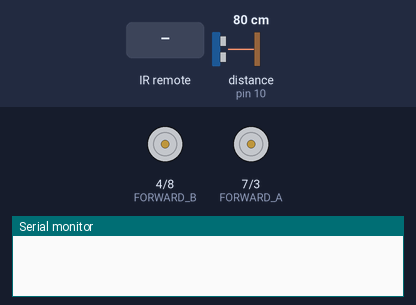
Bench run of a sketch on a simulated Arduino Uno, built with avr-gcc and run on an emulated ATmega328P. On the bench: motor-driver pin pairs drawn as motors (green arrow = first pin HIGH = forward, orange = second pin HIGH = backward, longer = more drive, scaled by the enable pin), the last lines printed to the serial monitor. Wiring (inferred from the names in the program): ultrasonic range finder: trigger pin 9; echo pin 10. Inputs (shaded band) come from the test bench; at power-on: distance to the obstacle (sensor on pin 10) 80 cm. The echo pulse lasts 58.3 µs per cm.

Above: at 1.2 s.
1.3 s: infrared code 0x00FF22DD received
2.8 s: infrared code 0x00FF9867 received
At 3.5 s:
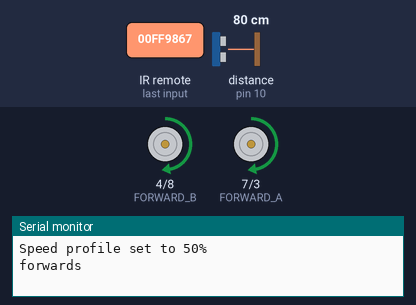
4.3 s: infrared code 0x00FF38C7 received
At 4.6 s:
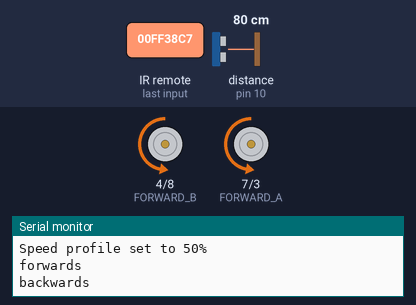
5.8 s: infrared code 0x00FF30CF received
At 7.0 s:
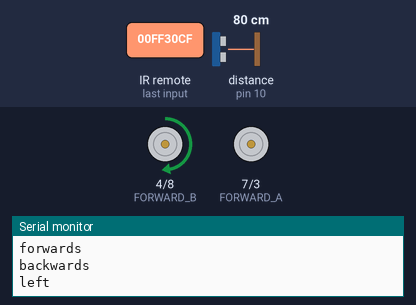
7.3 s: infrared code 0x00FF7A85 received
At 8.1 s:
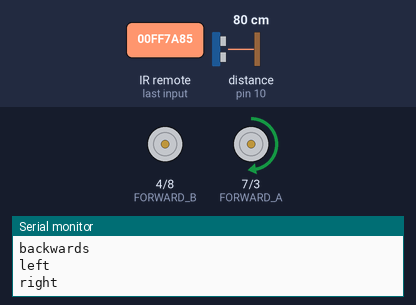
8.8 s: infrared code 0x00FF02FD received
At 9.3 s:
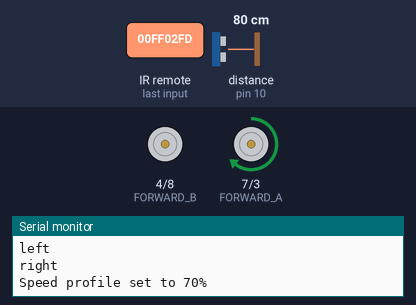
Timing chart, 0 to 11.3 s (numbered marks = the images above; inputs shaded):
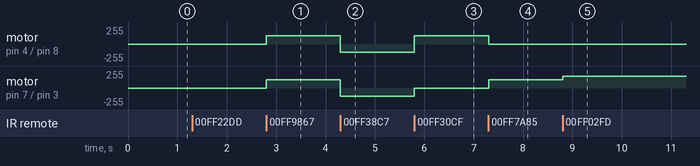

Measured:
- after the input at 2.8 s, motor on pin 4 (FORWARD_B) / pin 8 (BACKWARD_B), motor on pin 7 (FORWARD_A) / pin 3 (BACKWARD_A): stopped → forward 127/255 at once
- after the input at 4.3 s, motor on pin 4 (FORWARD_B) / pin 8 (BACKWARD_B), motor on pin 7 (FORWARD_A) / pin 3 (BACKWARD_A): forward 127/255 → backward 127/255 at once
- after the input at 5.8 s, motor on pin 4 (FORWARD_B) / pin 8 (BACKWARD_B): backward 127/255 → forward 127/255 at once; motor on pin 7 (FORWARD_A) / pin 3 (BACKWARD_A): backward 127/255 → stopped at once
- after the input at 7.3 s, motor on pin 4 (FORWARD_B) / pin 8 (BACKWARD_B): forward 127/255 → stopped at once; motor on pin 7 (FORWARD_A) / pin 3 (BACKWARD_A): stopped → forward 127/255 at once
- after the input at 8.8 s, motor on pin 7 (FORWARD_A) / pin 3 (BACKWARD_A): forward 127/255 → forward 178/255 at once

The sketch:

lab5.ino
```cpp
#include <Arduino_FreeRTOS.h>
#include <semphr.h>
#include <stdlib.h>
#include <IRremote.h>

#define POWER 0x00FF629D
#define A 0x00FF22DD
#define B 0x00FF02FD
#define C 0x00FFC23D
#define UP 0x00FF9867
#define DOWN 0x00FF38C7
#define LEFT 0x00FF30CF
#define RIGHT 0x00FF7A85
#define SELECT 0x00FF18E7

#define FORWARD_A 7
#define FORWARD_B 4
#define BACKWARD_A 3
#define BACKWARD_B 8
#define SPEED_A 5
#define SPEED_B 6

#define RECV_PIN 2

#define TRIG_PIN 9
#define ECHO_PIN 10

long duration;
int distance;

SemaphoreHandle_t mutex1 = NULL; //this semaphore protects the speedProfile common variable

IRrecv receiver(RECV_PIN);
decode_results results;

int speedProfile = 0;

void receiveSignal(){
  while(1){
    if (receiver.decode(&results)) {
      switch(results.value){
        case A:
          xSemaphoreTake(mutex1, portMAX_DELAY);
          speedProfile = 255*0.5;
          xSemaphoreGive(mutex1);
          Serial.println("Speed profile set to 50%");
          break;
        case B:
          xSemaphoreTake(mutex1, portMAX_DELAY);
          speedProfile = 255*0.7;
          xSemaphoreGive(mutex1);
          Serial.println("Speed profile set to 70%");
          break;
        case C:
          xSemaphoreTake(mutex1, portMAX_DELAY);
          speedProfile = 255;
          xSemaphoreGive(mutex1);
          Serial.println("Speed profile set to 100%");
          break;
        case UP:
          Serial.println("forwards");
          digitalWrite(FORWARD_A, HIGH);
          digitalWrite(BACKWARD_A, LOW);
          digitalWrite(FORWARD_B, HIGH);
          digitalWrite(BACKWARD_B, LOW);
          break;
        case DOWN:
          Serial.println("backwards");
          digitalWrite(FORWARD_A, LOW);
          digitalWrite(BACKWARD_A, HIGH);
          digitalWrite(FORWARD_B, LOW);
          digitalWrite(BACKWARD_B, HIGH);
          break;
        case LEFT:
          Serial.println("left");
          digitalWrite(FORWARD_A, LOW);
          digitalWrite(BACKWARD_A, LOW);
          digitalWrite(FORWARD_B, HIGH);
          digitalWrite(BACKWARD_B, LOW);
          break;
        case RIGHT:
          Serial.println("right");
          digitalWrite(FORWARD_A, HIGH);
          digitalWrite(BACKWARD_A, LOW);
          digitalWrite(FORWARD_B, LOW);
          digitalWrite(BACKWARD_B, LOW);
          break;
        case SELECT:
          Serial.println("stop");
          digitalWrite(FORWARD_A, LOW);
          digitalWrite(BACKWARD_A, LOW);
          digitalWrite(FORWARD_B, LOW);
          digitalWrite(BACKWARD_B, LOW);
          break;
    }

      //Sets the motors speed accordingly to what is the value of the common variable speedProfile
      xSemaphoreTake(mutex1, portMAX_DELAY);
      int speedP = speedProfile;
      xSemaphoreGive(mutex1);
      analogWrite(SPEED_A, speedP);
      analogWrite(SPEED_B, speedP);

      receiver.resume(); // Receive the next value
    }
  }

}

void distanceMeasure(){
  while(1){
    digitalWrite(TRIG_PIN, LOW);
    delayMicroseconds(2);
    digitalWrite(TRIG_PIN, HIGH);          // Sets the trigPin on HIGH state for 10 micro seconds
    delayMicroseconds(10);
    digitalWrite(TRIG_PIN, LOW);           // Reads the echoPin, returns the sound wave travel time in microseconds
    duration = pulseIn(ECHO_PIN, HIGH);
    distance = duration * 0.034 / 2;      // Calculating the distance, considering velocity of sound is 340 m/s
    //Serial.print("Distance: ");
    //Serial.println(distance);

    xSemaphoreTake(mutex1, portMAX_DELAY);
    int currSpeed = speedProfile;
    xSemaphoreGive(mutex1);


    //Checks if critical distance is reached. Critical distance is differenct for every speed profile
    switch(currSpeed){
    case 127: //50%
      if(distance < 6){
        digitalWrite(FORWARD_A, LOW);
        digitalWrite(BACKWARD_A, LOW);
        digitalWrite(FORWARD_B, LOW);
        digitalWrite(BACKWARD_B, LOW);
        analogWrite(SPEED_A, speedProfile);
        analogWrite(SPEED_B, speedProfile);
        Serial.println("Critical distance reached: brakes engaged");
      }
      break;
    case 178: //70%
      if(distance < 9){
        digitalWrite(FORWARD_A, LOW);
        digitalWrite(BACKWARD_A, LOW);
        digitalWrite(FORWARD_B, LOW);
        digitalWrite(BACKWARD_B, LOW);
        analogWrite(SPEED_A, speedProfile);
        analogWrite(SPEED_B, speedProfile);
        Serial.println("Critical distance reached: brakes engaged");
      }
      break;
    case 255:
      if(distance < 12){
        digitalWrite(FORWARD_A, LOW);
        digitalWrite(BACKWARD_A, LOW);
        digitalWrite(FORWARD_B, LOW);
        digitalWrite(BACKWARD_B, LOW);
        analogWrite(SPEED_A, speedProfile);
        analogWrite(SPEED_B, speedProfile);
        Serial.println("Critical distance reached: brakes engaged");
      }
      break;

    }

  }

}

void setup(){
  Serial.begin(9600);
  receiver.enableIRIn();
  pinMode(TRIG_PIN, OUTPUT);
  pinMode(ECHO_PIN, INPUT);
  pinMode(2, INPUT);
  pinMode(4, OUTPUT);
  pinMode(8, OUTPUT);
  pinMode(3, OUTPUT);
  pinMode(7, OUTPUT);

  mutex1 = xSemaphoreCreateMutex();

  xTaskCreate(receiveSignal, "Receivesignal", 128, NULL, 0, NULL);
  xTaskCreate(distanceMeasure, "Distancemeasured", 128, NULL, 0, NULL);
}

void loop(){
}
```
